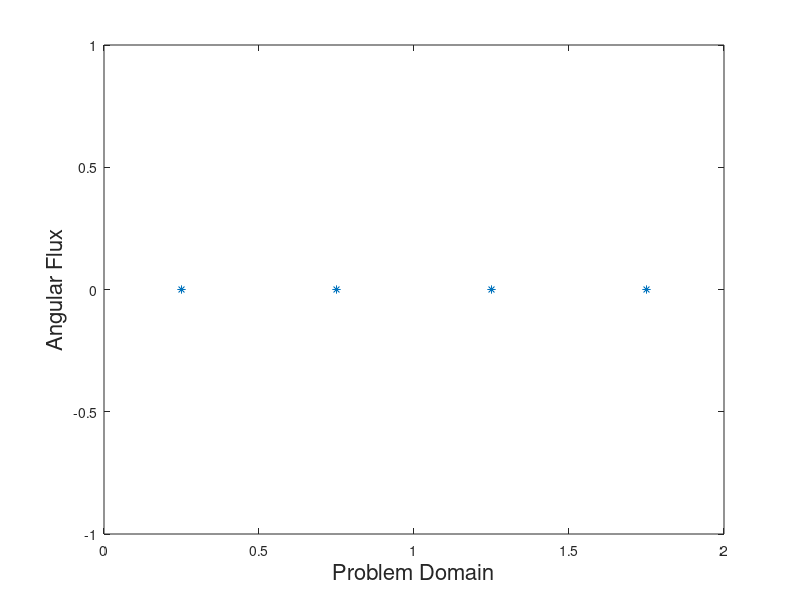

This figure's MATLAB source:
% HW4, Question 3
clear all

fontsize = 16;

alpha = 0;
mu = 0.1;
Et = 1.0;
Es = 0.0;
q = 0.0;
h = 0.5;

mesh = 0:h:2;
elem_length = mesh(2);

coordinates = 0:(elem_length / 2):2;

psi(1) = 0; % incoming flux boundary condition

% positive sweep
i = 1;

while i <= (length(coordinates) - 2)
% compute cell-centered value
psi(i + 1) = (q + (2 / (1 + alpha)) * (abs(mu) * psi(i) ./ h)) / (Es + (2 / (1 + alpha)) * abs(mu) / h);

% compute out-going value
psi(i + 2) = (2 / (1 + alpha)) * psi(i + 1) - ((1 - alpha)/(1 + alpha)) * psi(i);

% move to next cell
i = i + 2;
end

% plot the cell-centered values of angular flux
plot(coordinates(2:2:end), psi(2:2:end), '*')
xlabel('Problem Domain', 'FontSize', fontsize)
ylabel('Angular Flux', 'FontSize', fontsize)
